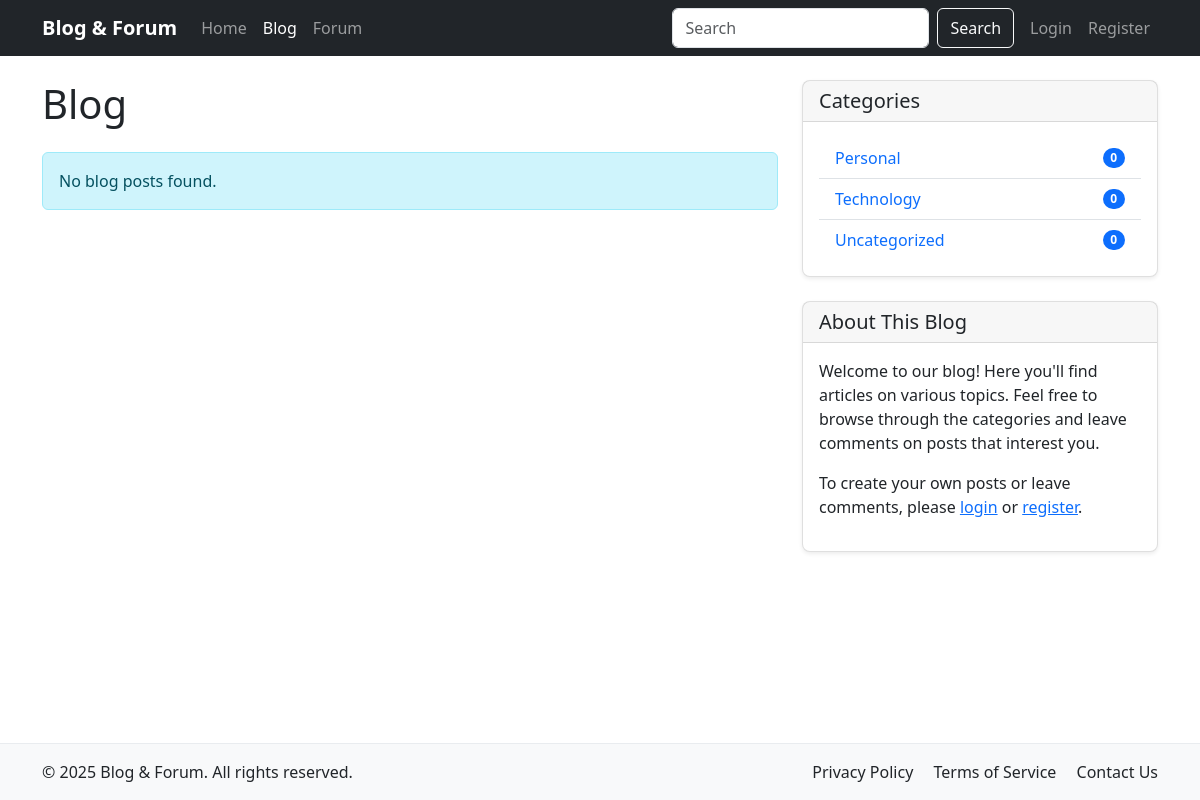
Screenshot of /blog.php with the database file from the repository.
### tables this page shows
CREATE TABLE IF NOT EXISTS blog_categories (
    category_id INT UNSIGNED AUTO_INCREMENT PRIMARY KEY,
    name VARCHAR(100) NOT NULL,
    slug VARCHAR(100) NOT NULL UNIQUE,
    description TEXT DEFAULT NULL,
    created_at TIMESTAMP DEFAULT CURRENT_TIMESTAMP,
    updated_at TIMESTAMP DEFAULT CURRENT_TIMESTAMP ON UPDATE CURRENT_TIMESTAMP,
    INDEX idx_slug (slug)
);

### includes/init.php (called while the page is built, shortened)
<?php
spl_autoload_register(function ($class) {
    $classFile = __DIR__ . '/' . $class . '.php';
    if (file_exists($classFile)) {
        return;
    }
    $controllerFile = __DIR__ . '/../controllers/' . $class . '.php';
    $modelFile = __DIR__ . '/../models/' . $class . '.php';
    if (file_exists($modelFile)) {
        return;
    }
});
require_once __DIR__ . '/functions.php';

### includes/Database.php (called while the page is built, shortened)
<?php
class Database {
    private $connection;
    private static $instance = null;
    public static function getInstance() {
        if (self::$instance === null) {
            self::$instance = new self();
        }
        return self::$instance;
    }
    private function connect() {
        try {
            $this->connection = new mysqli(DB_HOST, DB_USER, DB_PASS, DB_NAME);
            $this->connection->set_charset("utf8mb4");
        } catch (Exception $e) {
            die("Database connection error: " . $e->getMessage());
        }
    }
    public function query($query, $params = []) {
        $stmt = $this->connection->prepare($query);
        $stmt->execute();
        return $stmt;
    }
    public function fetchAll($query, $params = []) {
        $stmt = $this->query($query, $params);
        $result = $stmt->get_result();
        $rows = [];
        while ($row = $result->fetch_assoc()) {
            $rows[] = $row;
        }
        return $rows;
    }
}

### models/BlogCategory.php (called while the page is built, shortened)
<?php
class BlogCategory {
    private $db;
    public function __construct() {
        $this->db = Database::getInstance();
    }
    public function getAll() {
        $query = "SELECT c.*, COUNT(p.post_id) as post_count
                 FROM blog_categories c
                 LEFT JOIN blog_posts p ON c.category_id = p.category_id AND p.status = 'published'
                 GROUP BY c.category_id
                 ORDER BY c.name ASC";
        return $this->db->fetchAll($query);
    }
}

### includes/functions.php (called while the page is built, shortened)
<?php
function isLoggedIn() {
    return isset($_SESSION['user_id']);
}

### blog.php (the view, shortened to what this page needs)
<?php
require_once __DIR__ . '/includes/init.php';
$blogModel = new BlogPost();
$categoryModel = new BlogCategory();
$categories = $categoryModel->getAll();
$page = isset($_GET['page']) ? (int)$_GET['page'] : 1;
$perPage = 5;
$offset = ($page - 1) * $perPage;
$categorySlug = $_GET['category'] ?? null;
$category = null;
if ($categorySlug) {
    $category = $categoryModel->getBySlug($categorySlug);
    if (!$category) {
        setFlashMessage('Category not found.', 'danger');
        redirect(BASE_URL . '/blog.php');
    }
    $posts = $blogModel->getByCategory($category['category_id'], $perPage, $offset);
    $totalPosts = $blogModel->countByCategory($category['category_id']);
} else {
    $posts = $blogModel->getAll($perPage, $offset);
    $totalPosts = $blogModel->countAll();
}
$totalPages = ceil($totalPosts / $perPage);
include_once __DIR__ . '/includes/header.php';
?>
<div class="container mt-4">
    <div class="row">
        <div class="col-lg-8">
            <h1 class="mb-4">
                <?php echo $category ? 'Category: ' . $category['name'] : 'Blog'; ?>
            </h1>
            <?php if (!empty($posts)): ?>
                <?php foreach ($posts as $post): ?>
                    <div class="card mb-4">
                        <div class="card-body">
                            <h2 class="card-title h4">
                                <a href="<?php echo BASE_URL; ?>/blog_post.php?slug=<?php echo $post['slug']; ?>" class="text-decoration-none text-dark">
                                    <?php echo $post['title']; ?>
                                </a>
                            </h2>
                            <div class="post-meta mb-2">
                                <span><i class="fas fa-user me-1"></i> <?php echo $post['username']; ?></span>
                                <span class="ms-3"><i class="fas fa-calendar me-1"></i> <?php echo formatDate($post['published_at']); ?></span>
                                <span class="ms-3"><i class="fas fa-folder me-1"></i> <?php echo $post['category_name']; ?></span>
                            </div>
                            <p class="card-text"><?php echo $post['excerpt']; ?></p>
                            <a href="<?php echo BASE_URL; ?>/blog_post.php?slug=<?php echo $post['slug']; ?>" class="btn btn-sm btn-primary">Read More</a>
                        </div>
                    </div>
                <?php endforeach; ?>
                <?php if ($totalPages > 1): ?>
                    <nav aria-label="Page navigation">
                        <ul class="pagination justify-content-center">
                            <?php if ($page > 1): ?>
                                <li class="page-item">
                                    <a class="page-link" href="<?php echo BASE_URL; ?>/blog.php?<?php echo $categorySlug ? 'category=' . $categorySlug . '&' : ''; ?>page=<?php echo $page - 1; ?>" aria-label="Previous">
                                        <span aria-hidden="true">&laquo;</span>
                                    </a>
                                </li>
                            <?php else: ?>
                                <li class="page-item disabled">
                                    <span class="page-link" aria-hidden="true">&laquo;</span>
                                </li>
                            <?php endif; ?>
                            <?php for ($i = 1; $i <= $totalPages; $i++): ?>
                                <li class="page-item <?php echo $i === $page ? 'active' : ''; ?>">
                                    <a class="page-link" href="<?php echo BASE_URL; ?>/blog.php?<?php echo $categorySlug ? 'category=' . $categorySlug . '&' : ''; ?>page=<?php echo $i; ?>">
                                        <?php echo $i; ?>
                                    </a>
                                </li>
                            <?php endfor; ?>
                            <?php if ($page < $totalPages): ?>
                                <li class="page-item">
                                    <a class="page-link" href="<?php echo BASE_URL; ?>/blog.php?<?php echo $categorySlug ? 'category=' . $categorySlug . '&' : ''; ?>page=<?php echo $page + 1; ?>" aria-label="Next">
                                        <span aria-hidden="true">&raquo;</span>
                                    </a>
                                </li>
                            <?php else: ?>
                                <li class="page-item disabled">
                                    <span class="page-link" aria-hidden="true">&raquo;</span>
                                </li>
                            <?php endif; ?>
                        </ul>
                    </nav>
                <?php endif; ?>
            <?php else: ?>
                <div class="alert alert-info">No blog posts found.</div>
            <?php endif; ?>
        </div>
        <div class="col-lg-4">
            <div class="card mb-4">
                <div class="card-header">
                    <h2 class="h5 mb-0">Categories</h2>
                </div>
                <div class="card-body">
                    <ul class="list-group list-group-flush">
                        <?php foreach ($categories as $cat): ?>
                            <li class="list-group-item d-flex justify-content-between align-items-center">
                                <a href="<?php echo BASE_URL; ?>/blog.php?category=<?php echo $cat['slug']; ?>" class="text-decoration-none <?php echo $categorySlug === $cat['slug'] ? 'fw-bold' : ''; ?>">
                                    <?php echo $cat['name']; ?>
                                </a>
                                <span class="badge bg-primary rounded-pill"><?php echo $cat['post_count']; ?></span>
                            </li>
                        <?php endforeach; ?>
                    </ul>
                </div>
            </div>
            <div class="card">
                <div class="card-header">
                    <h2 class="h5 mb-0">About This Blog</h2>
                </div>
                <div class="card-body">
                    <p>Welcome to our blog! Here you'll find articles on various topics. Feel free to browse through the categories and leave comments on posts that interest you.</p>
                    <?php if (!isLoggedIn()): ?>
                        <p>To create your own posts or leave comments, please <a href="<?php echo BASE_URL; ?>/login.php">login</a> or <a href="<?php echo BASE_URL; ?>/register.php">register</a>.</p>
                    <?php endif; ?>
                </div>
            </div>
        </div>
    </div>
</div>
<?php
include_once __DIR__ . '/includes/footer.php';
?>

### assets/css/custom.css (style rules this page uses)
body { padding-top: 56px; min-height: 100vh; display: flex; flex-direction: column; }
.card { box-shadow: 0 0.125rem 0.25rem rgba(0, 0, 0, 0.075); border-radius: 0.5rem; border: 1px solid rgba(0, 0, 0, 0.125); }
.card-header { background-color: rgba(0, 0, 0, 0.03); border-bottom: 1px solid rgba(0, 0, 0, 0.125); }

### rows the page displays
blog_categories: name "Personal", post_count "0"
blog_categories: name "Technology", post_count "0"
blog_categories: name "Uncategorized", post_count "0"
